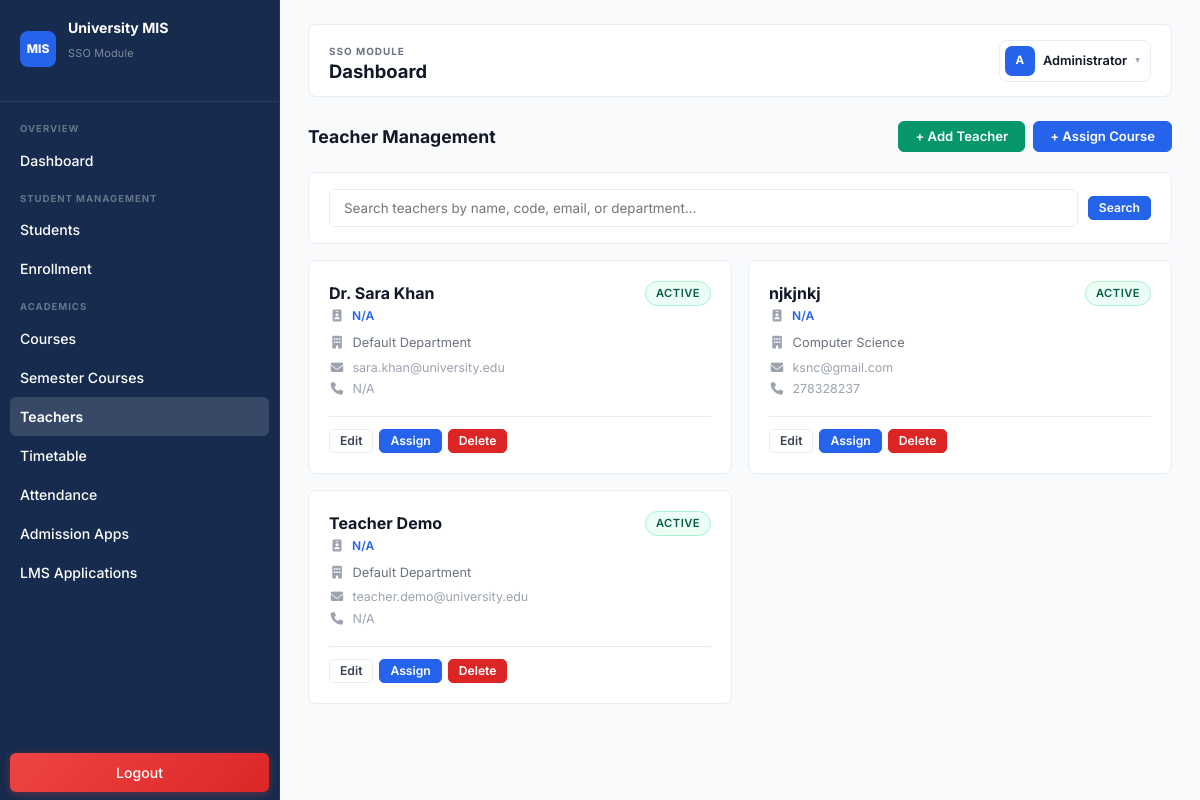
The app's page /teacher_assignment/index.php (signed in) with its own data.
### tables this page shows
CREATE TABLE `teachers` (
  `teacher_id` int(11) NOT NULL,
  `user_id` int(11) DEFAULT NULL,
  `teacher_name` varchar(150) NOT NULL,
  `designation` varchar(100) DEFAULT NULL,
  `email` varchar(150) NOT NULL,
  `phone` varchar(20) DEFAULT NULL,
  `department_id` int(11) NOT NULL,
  `status` enum('Active','Inactive') NOT NULL DEFAULT 'Active',
  `created_at` timestamp NOT NULL DEFAULT current_timestamp()
);

CREATE TABLE `departments` (
  `department_id` int(11) NOT NULL,
  `department_name` varchar(100) NOT NULL,
  `department_code` varchar(20) NOT NULL,
  `duration_years` tinyint(4) NOT NULL DEFAULT 4,
  `total_semesters` tinyint(4) NOT NULL DEFAULT 8,
  `status` enum('Active','Inactive') NOT NULL DEFAULT 'Active',
  `created_at` timestamp NOT NULL DEFAULT current_timestamp(),
  `updated_at` timestamp NOT NULL DEFAULT current_timestamp() ON UPDATE current_timestamp()
);

### teacher_assignment/index.php (the view, shortened to what this page needs)
<?php
$conn = getConnection();
$search = isset($_GET['search']) ? trim($_GET['search']) : '';
$teachers_query = "SELECT t.*, d.department_name
                   FROM teachers t
                   LEFT JOIN departments d ON t.department_id = d.department_id
                   ORDER BY t.teacher_name";
$teachers_result = mysqli_query($conn, $teachers_query);
$all_teachers = [];
if ($teachers_result) {
    while ($row = mysqli_fetch_assoc($teachers_result)) {
        $all_teachers[] = $row;
    }
}
require_once __DIR__ . '/../includes/header.php';
?>
<div class="page-header">
    <h4>Teacher Management</h4>
    <div class="page-header-actions">
        <a href="add_teacher.php" class="btn btn-success">
            + Add Teacher
        </a>
        <a href="assign.php" class="btn btn-primary">
            + Assign Course
        </a>
    </div>
</div>
<form method="GET" class="filter-bar">
    <input type="text" name="search" placeholder="Search teachers by name, code, email, or department..." value="<?= htmlspecialchars($search) ?>">
    <button type="submit" class="btn btn-primary btn-sm">Search</button>
</form>
<?php if (!empty($all_teachers)): ?>
    <div class="teacher-grid">
        <?php foreach ($all_teachers as $teacher): ?>
            <div class="teacher-card">
                <div style="display:flex;justify-content:space-between;align-items:flex-start;">
                    <div style="flex:1;min-width:0;">
                        <div class="teacher-name"><?= htmlspecialchars($teacher['teacher_name'] ?? 'N/A') ?></div>
                        <div class="teacher-code"><i class="fas fa-id-badge"></i> <?= htmlspecialchars($teacher['teacher_code'] ?? 'N/A') ?></div>
                        <div class="teacher-dept"><i class="fas fa-building"></i> <?= htmlspecialchars($teacher['department_name'] ?? 'N/A') ?></div>
                        <div class="teacher-info"><i class="fas fa-envelope"></i> <?= htmlspecialchars($teacher['email'] ?? 'N/A') ?></div>
                        <div class="teacher-info"><i class="fas fa-phone"></i> <?= htmlspecialchars($teacher['phone'] ?? 'N/A') ?></div>
                    </div>
                    <span class="status-badge <?= $teacher['status'] ?? 'Active' ?>">
                        <?= $teacher['status'] ?? 'Active' ?>
                    </span>
                </div>
                <div class="teacher-actions">
                    <a href="edit_teacher.php?id=<?= $teacher['teacher_id'] ?>" class="btn btn-sm btn-outline">Edit</a>
                    <a href="assign.php?teacher_id=<?= $teacher['teacher_id'] ?>" class="btn btn-sm btn-primary">Assign</a>
                    <a href="delete.php?id=<?= $teacher['teacher_id'] ?>" class="btn btn-sm btn-danger" onclick="return confirm('Are you sure you want to delete this teacher?')">Delete</a>
                </div>
            </div>
        <?php endforeach; ?>
    </div>
<?php endif; ?>
<?php include __DIR__ . '/../includes/footer.php'; ?>

### records on screen
teachers: teacher_name "Dr. Sara Khan", teacher_code "N/A", department.department_name "Default Department", email "sara.khan@university.edu", phone "N/A", status "ACTIVE"
teachers: teacher_name "njkjnkj", teacher_code "N/A", department.department_name "Computer Science", email "ksnc@gmail.com", phone "278328237", status "ACTIVE"
teachers: teacher_name "Teacher Demo", teacher_code "N/A", department.department_name "Default Department", email "teacher.demo@university.edu", phone "N/A", status "ACTIVE"

### other values on screen
$pageTitle "Dashboard"
$userInitial "A"
$userName "Administrator"
